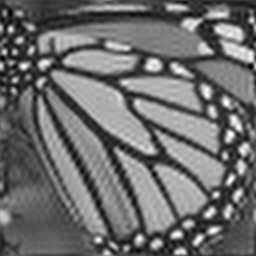
#> input picture upsampled.png, 256 x 256 px, found by its file name
$ python problem2.py
#> lines starting #> are read from the running program, lines starting #| are printed output that depends on the picture; long printed decimals are rounded
# Computer vision programming assignment 1
# This code is written by
# 20175003 Sunghyun Kang

# Problem 2 (gradient descent with prior)
# import two dependencies
import numpy as np
import cv2

# this is for progress bar
from tqdm import tqdm

#---------------------------------------------------------------------------------#

# MSE, PSNR definition
def MSE(image_gt, image_h, width, height):
    difference_square = np.sum(np.square(image_gt-image_h))
    return np.divide(difference_square, height*width)

def PSNR(image_gt, mse):
    r = np.amax(image_gt)
    return 10*np.log10(np.divide(r**2, mse))

#---------------------------------------------------------------------------------#

# import upsampled image as greyscale (I_h0)
I_h = cv2.imread('/home/Computer_Vision_PA1/upsampled.png')
#> I_h is the input picture: shape (256, 256, 3); min 2, max 255, mean 109.2
I_h = cv2.cvtColor(I_h, cv2.COLOR_BGR2GRAY)
#> I_h: shape (256, 256)
# Change the form into float type
I_h = np.array(I_h, dtype = float)

# find the height and width of the image
height, width = I_h.shape
#> height = 256; width = 256

# import the ground_truth image
I_gt = cv2.imread('/home/Computer_Vision_PA1/HR.png')
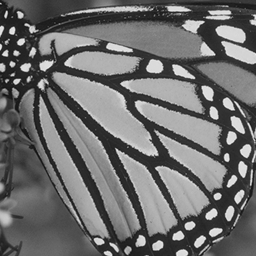
#> input picture HR.png, 256 x 256 px, found by its file name
#> I_gt is the input picture: shape (256, 256, 3); min 13, max 241, mean 109.2
I_gt = cv2.cvtColor(I_gt, cv2.COLOR_BGR2GRAY)
#> I_gt: shape (256, 256)
# Change the form into float type
I_gt = np.array(I_gt, dtype = float)

# define low resolution image input
# which refers to bilinear downsampling(I_h)
I_l = cv2.resize(I_gt, (height//4, width//4), interpolation = cv2.INTER_LINEAR)
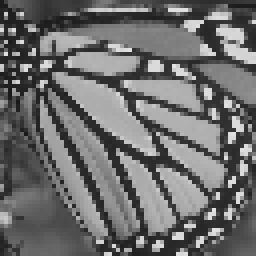
#> I_l: shape (64, 64) float64 (shown 4 times larger); min 25.5, max 226.2, mean 109.4

# Display before image MSE, PSNR value
mse = MSE(I_gt, I_h, width, height)
#> in MSE, `difference_square = np.sum(np.square(image_gt-image_h))`: difference_square = 67398491
#> mse = 1028.4
psnr = PSNR(I_gt, mse)
#> in PSNR, `r = np.amax(image_gt)`: r = 241
#> psnr = 17.52
print("Image import success! Here's upscaled image's MSE, PSNR value.")
print("MSE value: ", mse)
#| MSE value:  1028.419
print("PSNR value: ", psnr)
#| PSNR value:  17.519

#---------------------------------------------------------------------------------#

# Prior part, please be careful with normalization part
# 1. define hyperparameter gamma and get gradient of I_h
Gamma = 6
x_dir = cv2.Sobel(I_h, -1, dx = 1, dy = 0)
y_dir = cv2.Sobel(I_h, -1, dx = 0, dy = 1)
un_normalized_val = np.abs(x_dir) + np.abs(y_dir)
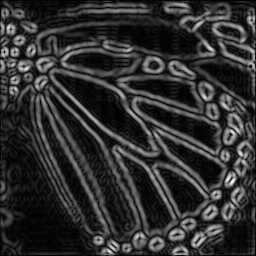
#> un_normalized_val: shape (256, 256) float64; min 0, max 664, mean 125.7; drawn with min black and max white
# Normalize
maxpoint = np.max(I_h)
#> maxpoint = 255
minpoint = np.min(I_h)
#> minpoint = 2
G_h0 = np.divide(np.subtract(un_normalized_val, minpoint), np.subtract(maxpoint, minpoint)) + 1e-10

# 2. get Laplacian of I_h
un_normalized_laplacian = cv2.Laplacian(I_h, -1)
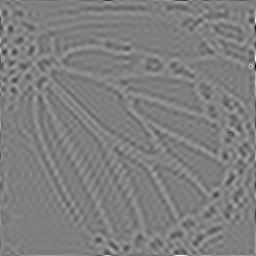
#> un_normalized_laplacian: shape (256, 256) float64; min -117, max 118, mean 0; drawn with min black and max white
# Normalize
maxpoint = np.max(un_normalized_laplacian)
#> maxpoint = 118
minpoint = np.min(un_normalized_laplacian)
#> minpoint = -117
laplacian = np.divide(np.subtract(un_normalized_laplacian, minpoint), np.subtract(maxpoint, minpoint))
# laplacian = cv2.normalize(un_normalized_laplacian, None, 0, 1, cv2.NORM_MINMAX)

# 3. get the sharp edge
G_t = G_h0 - laplacian
G_t = np.clip(G_t, a_min = 0.0, a_max = 1.0)

# 4. Now get the gradient of prior
grad_prior = Gamma*laplacian*np.divide(G_t, G_h0)
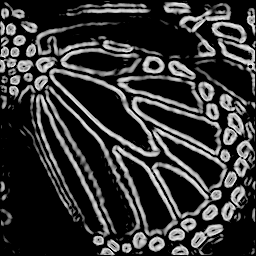
#> grad_prior: shape (256, 256) float64; min 0, max 2.24, mean 0.459; drawn with min black and max white

#---------------------------------------------------------------------------------#

# Iteration part (gradient descent)
# Define beta(hyperparameter) and iteration time
Alpha = 1.2
Beta = 0.001
MAX_ITER = 1000

for counter in tqdm(range(0, MAX_ITER)):

    updated_laplacian = cv2.Laplacian(I_h, -1)

    I_dt = cv2.resize(I_h, (height//4, width//4), interpolation = cv2.INTER_LINEAR)
    difference = I_dt - I_l

    # Get the prior and update gradient
    prior = Beta*(updated_laplacian - grad_prior)
    updated_grad = cv2.resize(difference, (height, width)) - prior

    # Update the value
    I_h = I_h - Alpha*updated_grad
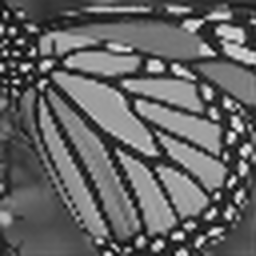
#> I_h: shape (256, 256) float64; min -4.05, max 282.2, mean 109.4; drawn with min black and max white
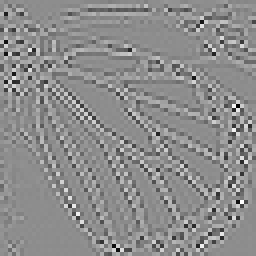
#> difference: shape (64, 64) float64 (shown 4 times larger); min -0.121, max 0.0969, mean -0.000462; drawn with min black and max white

#---------------------------------------------------------------------------------#

# check the MSE and PSNR

print("Iteration complete! Here's processed image's MSE, PSNR value.")
mse = MSE(I_gt, I_h, width, height)
#> mse = 549.2
psnr = PSNR(I_gt, mse)
#> psnr = 20.24

print("MSE value: ", mse)
#| MSE value:  549.225
print("PSNR value: ", psnr)
#| PSNR value:  20.243

# save the image
cv2.imwrite('/home/Computer_Vision_PA1/problem2.png', I_h)
